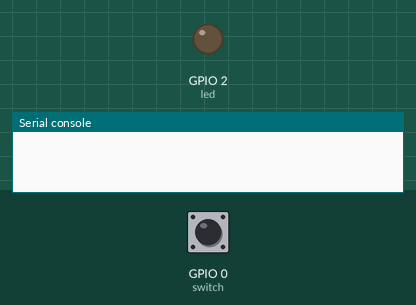
Bench run of a program on a simulated ESP32 board running MicroPython. Shown: output pins drawn as LEDs (lit = HIGH), the last lines printed to the serial console. Dashed ring = blinking. Inputs (shaded band) come from the test bench; at power-on: GPIO 0 (switch) HIGH.

Above: at 1.2 s.
1.3 s: GPIO 0 (switch) pulled LOW for 0.15 s
At 1.4 s:
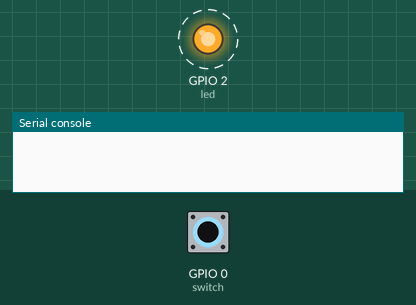
4.4 s: GPIO 0 (switch) pulled LOW for 1 s
At 5.1 s:
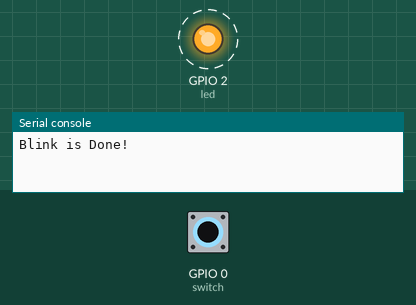
7.4 s: GPIO 0 (switch) pulled LOW for 3.2 s
At 8.1 s:
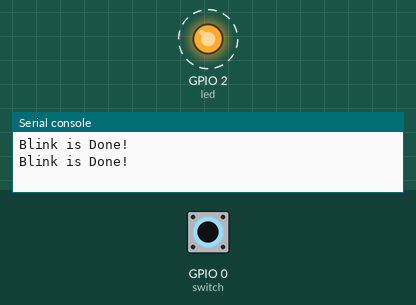
Timing chart, 0 to 14.5 s (numbered marks = the images above; inputs shaded):
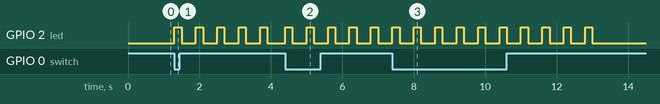

The program:

switch.py
```python
import machine
import time

led = machine.Pin(2,machine.Pin.OUT)
switch = machine.Pin(0,machine.Pin.IN)

def blink_led_ntimes(num,on_time,off_time,msg):
    counter = 0
    while (counter < num):
        led.on()
        time.sleep(on_time)
        led.off()
        time.sleep(off_time)
        counter += 1
    print(msg)


while True:
    if(switch.value() == 0):
        blink_led_ntimes(5,0.2,0.4,"Blink is Done!")
```

Measured:
- after the input at 1.3 s, GPIO 2 (led): alternates HIGH for 0.20 s and LOW for 0.40 s, starting at once
- after the input at 4.4 s, GPIO 2 (led): alternates HIGH for 0.20 s and LOW for 0.40 s, starting at once
- after the input at 7.4 s, GPIO 2 (led): alternates HIGH for 0.20 s and LOW for 0.40 s, 20 changes in all, then stays LOW, starting at once
